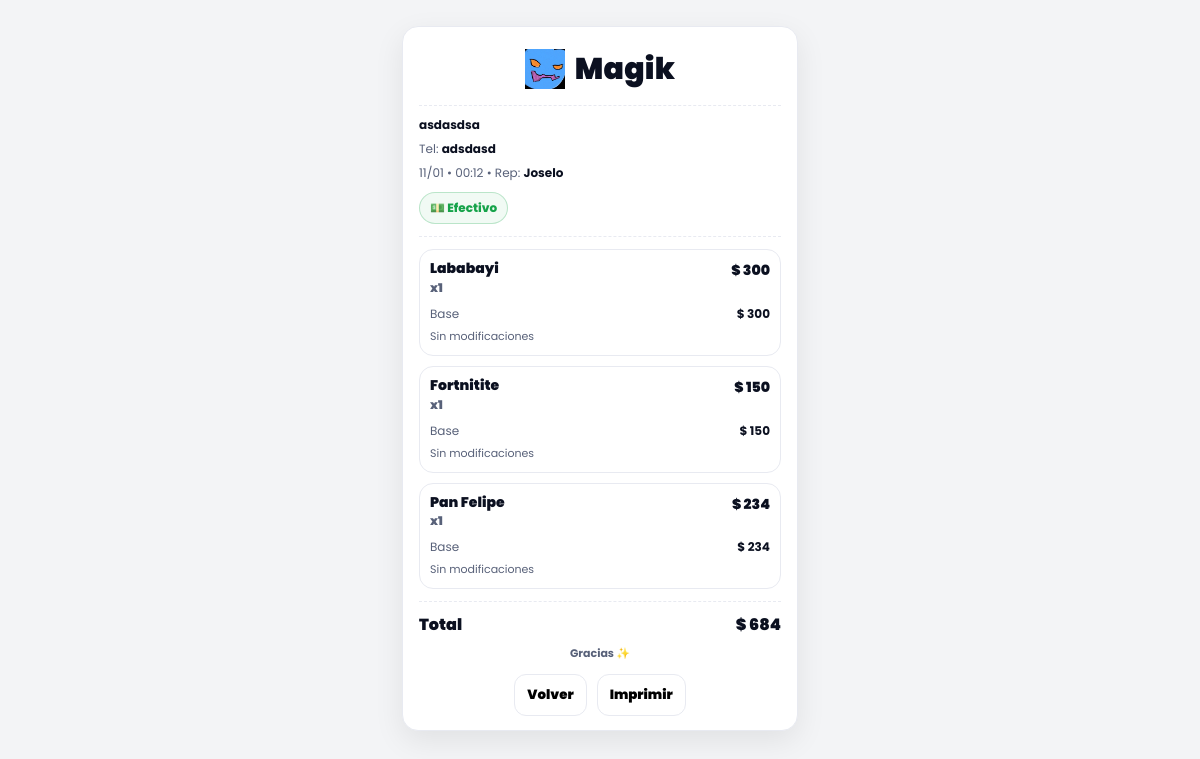
Page /orders/31/ticket on the committed database.
### tables this page shows
CREATE TABLE orders (
      id INTEGER PRIMARY KEY AUTOINCREMENT,
      created_at TEXT NOT NULL,
      status TEXT NOT NULL DEFAULT 'new',
      phone TEXT NOT NULL,
      address TEXT NOT NULL,
      courier_id INTEGER NULL,
      payment_method TEXT NOT NULL DEFAULT 'cash',
      total_cents INTEGER NOT NULL DEFAULT 0,
      FOREIGN KEY (courier_id) REFERENCES couriers(id) ON DELETE SET NULL
    );

CREATE TABLE couriers (
      id INTEGER PRIMARY KEY AUTOINCREMENT,
      name TEXT NOT NULL,
      active INTEGER NOT NULL DEFAULT 1
    , cash_float_cents INTEGER NOT NULL DEFAULT 150000);

CREATE TABLE order_items (
      id INTEGER PRIMARY KEY AUTOINCREMENT,
      order_id INTEGER NOT NULL,
      product_id INTEGER NOT NULL,
      name_snapshot TEXT NOT NULL,
      base_price_cents INTEGER NOT NULL DEFAULT 0,
      qty INTEGER NOT NULL DEFAULT 1, product_name_snapshot TEXT, product_price_cents_snapshot INTEGER NOT NULL DEFAULT 0, promo_group TEXT, promo_name_snapshot TEXT, promo_price_cents INTEGER NOT NULL DEFAULT 0, promo_id INTEGER NOT NULL DEFAULT 0,
      FOREIGN KEY (order_id) REFERENCES orders(id) ON DELETE CASCADE,
      FOREIGN KEY (product_id) REFERENCES products(id) ON DELETE RESTRICT
    );

### app.py (the view, shortened to what this page needs)
@app.get("/orders/<int:order_id>/ticket")
def order_ticket(order_id: int):
    conn = db()
    o = conn.execute(
        "SELECT o.*, c.name AS courier_name "
        "FROM orders o "
        "LEFT JOIN couriers c ON c.id = o.courier_id "
        "WHERE o.id=?;",
        (order_id,),
    ).fetchone()
    if not o:
        conn.close()
        abort(404)
    items = conn.execute(
        "SELECT * FROM order_items WHERE order_id=? ORDER BY id ASC;",
        (order_id,),
    ).fetchall()
    mods = conn.execute(
        "SELECT * FROM order_item_mods "
        "WHERE order_item_id IN (SELECT id FROM order_items WHERE order_id=?) "
        "ORDER BY id ASC;",
        (order_id,),
    ).fetchall()
    adjustments = []
    if _table_has_column(conn, "order_adjustments", "order_id"):
        adj_rows = conn.execute(
            "SELECT label, amount_cents FROM order_adjustments WHERE order_id=? ORDER BY sort_order ASC, id ASC;",
            (order_id,),
        ).fetchall()
        adjustments = [
            {"label": r["label"], "amount_cents": int(r["amount_cents"] or 0)} for r in adj_rows
        ]
    conn.close()
    mods_by_item: Dict[int, List[sqlite3.Row]] = {}
    for m in mods:
        mods_by_item.setdefault(int(m["order_item_id"]), []).append(m)
    dt = fmt_dt(o["created_at"])
    def item_name(row: sqlite3.Row) -> str:
        keys = set(row.keys())
        if "product_name_snapshot" in keys and row["product_name_snapshot"]:
            return row["product_name_snapshot"]
        if "name_snapshot" in keys and row["name_snapshot"]:
            return row["name_snapshot"]
        return "Producto"
    blocks: List[Dict[str, Any]] = []
    promo_block_by_group: Dict[str, Dict[str, Any]] = {}
    for it in items:
        iid = int(it["id"])
        qty = int(it["qty"] or 1)
        keys = set(it.keys())
        if "product_price_cents_snapshot" in keys and it["product_price_cents_snapshot"] is not None:
            base_cents = int(it["product_price_cents_snapshot"] or 0)
        elif "base_price_cents" in keys and it["base_price_cents"] is not None:
            base_cents = int(it["base_price_cents"] or 0)
        else:
            base_cents = 0
        removed = []
        added_map: Dict[int, Dict[str, Any]] = {}
        added_total_cents = 0
        added = list(added_map.values())
        line_total_cents = (base_cents + added_total_cents) * qty
        item_dict = {
            "id": iid,
            "name": item_name(it),
            "qty": qty,
            "base_price_cents": base_cents,
            "line_total_cents": line_total_cents,
            "removed": removed,
            "added": added,
        }
        promo_group = it["promo_group"] if "promo_group" in keys and it["promo_group"] else None
        if promo_group:
            promo_price = int(it["promo_price_cents"] or 0) if "promo_price_cents" in keys else 0
            promo_name = (it["promo_name_snapshot"] if "promo_name_snapshot" in keys and it["promo_name_snapshot"] else "Promo")
            if promo_group not in promo_block_by_group:
                block = {
                    "kind": "promo",
                    "promo_name": promo_name,
                    "promo_price_cents": 0,
                    "extras_cents": 0,
                    "components": [],
                }
                promo_block_by_group[promo_group] = block
                blocks.append(block)
            blk = promo_block_by_group[promo_group]
            blk["components"].append(item_dict)
            blk["extras_cents"] += added_total_cents * qty
            if promo_price:
                blk["promo_price_cents"] = promo_price  # precio base de la promo (en el ítem ancla)
        else:
            item_dict["kind"] = "item"
            blocks.append(item_dict)
    for blk in blocks:
        if blk.get("kind") == "promo":
            blk["line_total_cents"] = int(blk.get("promo_price_cents", 0)) + int(blk.get("extras_cents", 0))
    try:
        copies = int(request.args.get("copies") or 0)
    except Exception:
        copies = 0
    if copies <= 0:
        conn2 = db()
        try:
            copies = int(get_setting(conn2, "ticket_copies", "1") or "1")
        except Exception:
            copies = 1
        finally:
            conn2.close()
    copies = max(1, min(copies, 10))
    auto = (request.args.get("autoprint") in ("1", "true", "yes"))
    return render_template(
        "ticket.html",
        order={
            "id": int(o["id"]),
            "ddmm": dt["date"],
            "hhmm": dt["time"],
            "phone": o["phone"],
            "address": o["address"],
            "courier_name": o["courier_name"],
            "payment_method": (
                "transfer"
                if (str(o["payment_method"]) if "payment_method" in o.keys() else "cash").strip().lower() in {"transfer", "transferencia"}
                or (str(o["payment_method"]) if "payment_method" in o.keys() else "cash").strip().lower().startswith("transf")
                or "transfer" in (str(o["payment_method"]) if "payment_method" in o.keys() else "cash").strip().lower()
                else "cash"
            ),
            "total_cents": int(o["total_cents"] or 0),
        },
        blocks=blocks,
        adjustments=adjustments,
        copies=copies,
        autoprint=auto,
    )

### app.py (called while the page is built)
def db() -> sqlite3.Connection:
    conn = sqlite3.connect(DB_PATH)
    conn.row_factory = sqlite3.Row
    return conn

def _table_has_column(conn: sqlite3.Connection, table: str, col: str) -> bool:
    rows = conn.execute(f"PRAGMA table_info({table});").fetchall()
    return any(r["name"] == col for r in rows)

def get_setting(conn: sqlite3.Connection, key: str, default: Optional[str] = None) -> Optional[str]:
    try:
        row = conn.execute("SELECT value FROM settings WHERE key=?;", (key,)).fetchone()
        return row["value"] if row and row["value"] is not None else default
    except sqlite3.Error:
        return default

def fmt_dt(iso: str) -> Dict[str, str]:
    try:
        dt = datetime.fromisoformat(iso)
    except Exception:
        dt = datetime.now()
    return {"date": dt.strftime("%d/%m"), "time": dt.strftime("%H:%M")}

### templates/ticket.html (shortened to what this page needs)
<!doctype html>
<html lang="es">
<head>
</head>
<body>
  {% for copy_i in range(copies) %}
  <div class="ticket-copy">
    <div class="wrap">
      <div class="ticket">
        <div class="brand">
          <img src="{{ url_for('static', filename='logo.png') }}" alt="Magik logo"
               onerror="this.style.display='none'">
          <div class="magik">Magik</div>
        </div>
        <div class="meta">
          <div><b>{{ order.address }}</b></div>
          <div>Tel: <b>{{ order.phone }}</b></div>
          <div>{{ order.ddmm }} • {{ order.hhmm }}{% if order.courier_name %} • Rep: <b>{{ order.courier_name }}</b>{% endif %}</div>
        </div>
        {% if order.payment_method == 'transfer' %}
          <div class="pay transfer">📝 Transferencia</div>
        {% else %}
          <div class="pay cash">💵 Efectivo</div>
        {% endif %}
        <hr>
        <div class="items">
          {% for blk in blocks %}
            {% if blk.kind == 'promo' %}
              <div class="it promo">
                <div class="it-top">
                  <div>
                    <div class="it-name">🎁 {{ blk.promo_name }}</div>
                    <div class="it-qty">Promo</div>
                  </div>
                  {% if order.payment_method != 'transfer' %}
                    <div class="it-price">$ {{ (blk.line_total_cents // 100) }}</div>
                  {% endif %}
                </div>
                <div class="mods">
                  {% for comp in blk.components %}
                    <div class="comp-name">• {{ comp.name }}{% if comp.qty > 1 %} x{{ comp.qty }}{% endif %}</div>
                    {% for r in comp.removed %}
                      <div class="mod-row">
                        <div class="mod-tag remove">Sin</div>
                        <div style="flex:1;"><b>{{ r }}</b></div>
                        <div></div>
                      </div>
                    {% endfor %}
                    {% for a in comp.added %}
                      <div class="mod-row">
                        <div class="mod-tag add">Extra</div>
                        <div style="flex:1;"><b>{{ a.name }}</b> {% if a.count > 1 %}x{{ a.count }}{% endif %}</div>
                        {% if order.payment_method != 'transfer' %}
                          <div><b>$ {{ (a.price_cents_total // 100) }}</b></div>
                        {% endif %}
                      </div>
                    {% endfor %}
                    {% if (not comp.removed or comp.removed|length == 0) and (not comp.added or comp.added|length == 0) %}
                      <div style="font-size:11px;">Sin modificaciones</div>
                    {% endif %}
                  {% endfor %}
                </div>
              </div>
            {% else %}
              <div class="it">
                <div class="it-top">
                  <div>
                    <div class="it-name">{{ blk.name }}</div>
                    <div class="it-qty">x{{ blk.qty }}</div>
                  </div>
                  {% if order.payment_method != 'transfer' %}
                    <div class="it-price">$ {{ (blk.line_total_cents // 100) }}</div>
                  {% endif %}
                </div>
                <div class="mods">
                  {% if order.payment_method != 'transfer' %}
                    <div class="mod-row">
                      <div>Base</div>
                      <div><b>$ {{ (blk.base_price_cents // 100) }}</b></div>
                    </div>
                  {% endif %}
                  {% if (not blk.removed or blk.removed|length == 0) and (not blk.added or blk.added|length == 0) %}
                    <div style="font-size:11px;">Sin modificaciones</div>
                  {% endif %}
                </div>
              </div>
            {% endif %}
          {% endfor %}
        </div>
        <div class="total">
          <span>Total</span>
          {% if order.payment_method == 'transfer' %}
            <span>TRANSFERIDO ✅</span>
          {% else %}
            <span>$ {{ (order.total_cents // 100) }}</span>
          {% endif %}
        </div>
        <div class="note">Gracias ✨</div>
        <div class="no-print">
          <button class="btn" onclick="window.location.href='/'">Volver</button>
          <button class="btn" onclick="window.print()">Imprimir</button>
        </div>
      </div>
    </div>
  </div>
  {% endfor %}
</body>
</html>

### templates/ticket.html (style rules this page uses)
:root { --paper:#ffffff; --ink:#0b1020; --muted:#586179; --line:#e8eaf1; --cash:#16a34a; --transfer:#2563eb; }
* { box-sizing:border-box; }
body { margin:0; background:#f3f4f6; font-family:Poppins, system-ui, -apple-system, Segoe UI, Roboto, Arial, sans-serif; color:var(--ink); }
.wrap { max-width: 420px; margin: 14px auto; padding: 12px; }
.ticket { background:var(--paper); border:1px solid var(--line); border-radius:16px; padding: 16px 16px 14px 16px; box-shadow: 0 10px 30px rgba(0,0,0,.08); }
.brand { display:flex; align-items:center; justify-content:center; gap:10px; padding: 6px 0 10px 0; }
.brand img { height:40px; width:auto; display:block; }
.magik { font-weight:900; font-size:30px; letter-spacing:.2px; line-height:1; }
.meta { margin-top: 6px; padding-top: 10px; border-top: 1px dashed var(--line); display:grid; gap:6px; font-size: 12px; color: var(--muted); }
.meta b { color: var(--ink); }
.pay { display:inline-flex; align-items:center; gap:8px; padding:6px 10px; border-radius:999px; font-weight:800; font-size: 12px; border:1px solid var(--line); width: fit-content; margin: 10px auto 0 auto; }
.pay.cash { color: var(--cash); border-color: rgba(22,163,74,.25); background: rgba(22,163,74,.06); }
hr { border:0; border-top:1px dashed var(--line); margin: 12px 0; }
.items { display:grid; gap: 10px; }
.it { border: 1px solid var(--line); border-radius: 14px; padding: 10px 10px; }
.it-top { display:flex; align-items:flex-start; justify-content:space-between; gap:10px; }
.it-name { font-weight: 900; font-size: 14px; line-height:1.2; }
.it-qty { font-weight:900; font-size: 12px; color: var(--muted); margin-top: 2px; }
.it-price { font-weight: 900; font-size: 14px; white-space:nowrap; }
.mods { margin-top: 8px; display:grid; gap: 5px; font-size: 12px; color: var(--muted); }
.mod-row { display:flex; align-items:flex-start; justify-content:space-between; gap: 12px; }
.mod-row b { color: var(--ink); }
.total { margin-top: 12px; padding-top: 10px; border-top: 1px dashed var(--line); display:flex; align-items:center; justify-content:space-between; font-weight: 900; font-size: 16px; }
.note { text-align:center; margin-top: 8px; font-size: 11px; color: var(--muted); font-weight: 700; }
.no-print { display:flex; justify-content:center; gap:10px; margin-top: 12px; }
.btn { border: 1px solid var(--line); background:#fff; padding: 10px 12px; border-radius: 12px; font-weight: 900; cursor:pointer; font-family: inherit; }

### rows in the picture
orders: address "asdasdsa", phone "adsdasd", total_cents "684"
couriers: courier_name "Joselo"
order_items: name "Lababayi", qty "1", line_total_cents "300", product_price_cents_snapshot "300"
order_items: name "Fortnitite", qty "1", line_total_cents "150", product_price_cents_snapshot "150"
order_items: name "Pan Felipe", qty "1", line_total_cents "234", product_price_cents_snapshot "234"

### other values in the picture
{{ order.ddmm }} "11/01"
{{ order.hhmm }} "00:12"
